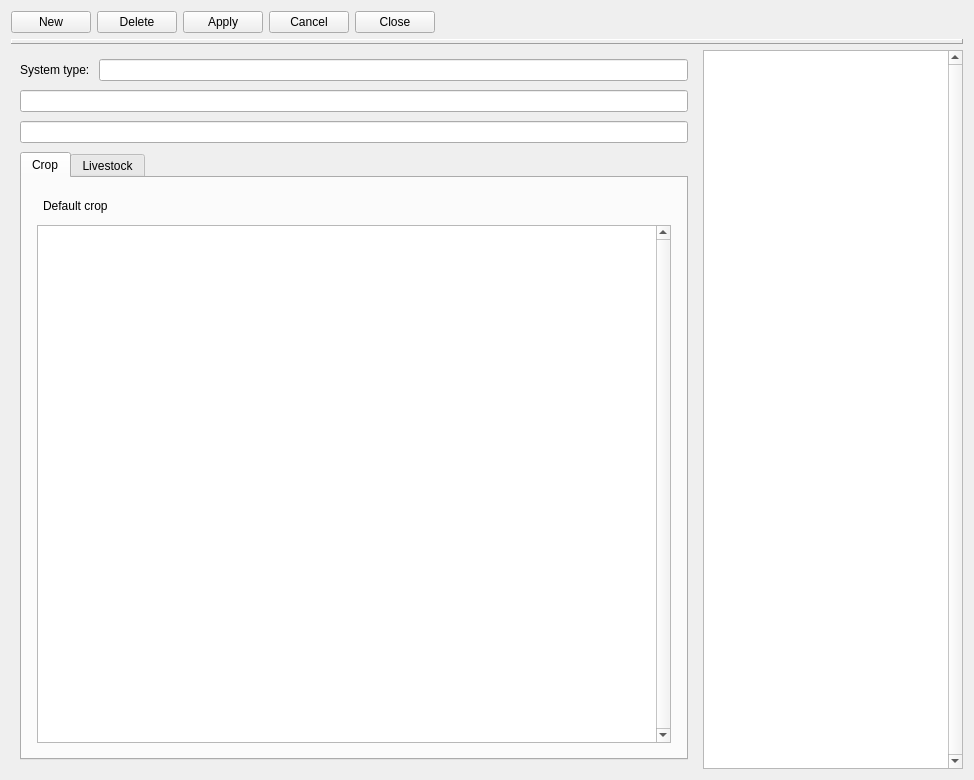
<?xml version="1.0" encoding="UTF-8"?>
<ui version="4.0">
 <class>systypes</class>
 <widget class="impgenmaint" name="systypes">
  <property name="geometry">
   <rect>
    <x>0</x>
    <y>0</y>
    <width>974</width>
    <height>780</height>
   </rect>
  </property>
  <property name="toolTip">
   <string/>
  </property>
  <property name="TableName">
   <string>systype</string>
  </property>
  <property name="KeyField">
   <string>SYST_COD</string>
  </property>
  <property name="DisplayColumn">
   <string>SYST_DES</string>
  </property>
  <property name="DisplayColumnDescription">
   <string>System Type</string>
  </property>
  <layout class="QVBoxLayout" name="verticalLayout_4">
   <item>
    <layout class="QHBoxLayout" name="horizontalLayout">
     <item>
      <widget class="QPushButton" name="BitBtn3">
       <property name="enabled">
        <bool>true</bool>
       </property>
       <property name="toolTip">
        <string/>
       </property>
       <property name="text">
        <string>New</string>
       </property>
       <property name="icon">
        <iconset resource="../images/images.qrc">
         <normaloff>:/images/new3.png</normaloff>:/images/new3.png</iconset>
       </property>
       <property name="flat">
        <bool>false</bool>
       </property>
      </widget>
     </item>
     <item>
      <widget class="QPushButton" name="BitBtn4">
       <property name="enabled">
        <bool>true</bool>
       </property>
       <property name="toolTip">
        <string/>
       </property>
       <property name="text">
        <string>Delete</string>
       </property>
       <property name="icon">
        <iconset resource="../images/images.qrc">
         <normaloff>:/images/delete3.png</normaloff>:/images/delete3.png</iconset>
       </property>
       <property name="flat">
        <bool>false</bool>
       </property>
      </widget>
     </item>
     <item>
      <widget class="QPushButton" name="BitBtn1">
       <property name="enabled">
        <bool>true</bool>
       </property>
       <property name="toolTip">
        <string/>
       </property>
       <property name="text">
        <string>Apply</string>
       </property>
       <property name="icon">
        <iconset resource="../images/images.qrc">
         <normaloff>:/images2/new/apply.png</normaloff>:/images2/new/apply.png</iconset>
       </property>
       <property name="flat">
        <bool>false</bool>
       </property>
      </widget>
     </item>
     <item>
      <widget class="QPushButton" name="BitBtn2">
       <property name="enabled">
        <bool>true</bool>
       </property>
       <property name="toolTip">
        <string/>
       </property>
       <property name="text">
        <string>Cancel</string>
       </property>
       <property name="icon">
        <iconset resource="../images/images.qrc">
         <normaloff>:/images2/new/cancel.png</normaloff>:/images2/new/cancel.png</iconset>
       </property>
       <property name="flat">
        <bool>false</bool>
       </property>
      </widget>
     </item>
     <item>
      <widget class="QPushButton" name="BitBtn11">
       <property name="enabled">
        <bool>true</bool>
       </property>
       <property name="toolTip">
        <string/>
       </property>
       <property name="text">
        <string>Close</string>
       </property>
       <property name="icon">
        <iconset resource="../images/images.qrc">
         <normaloff>:/images2/new/closeform.png</normaloff>:/images2/new/closeform.png</iconset>
       </property>
       <property name="flat">
        <bool>false</bool>
       </property>
      </widget>
     </item>
     <item>
      <spacer name="horizontalSpacer">
       <property name="orientation">
        <enum>Qt::Horizontal</enum>
       </property>
       <property name="sizeHint" stdset="0">
        <size>
         <width>40</width>
         <height>20</height>
        </size>
       </property>
      </spacer>
     </item>
    </layout>
   </item>
   <item>
    <widget class="QLabel" name="Panel2">
     <property name="enabled">
      <bool>true</bool>
     </property>
     <property name="minimumSize">
      <size>
       <width>0</width>
       <height>5</height>
      </size>
     </property>
     <property name="maximumSize">
      <size>
       <width>16777215</width>
       <height>5</height>
      </size>
     </property>
     <property name="toolTip">
      <string/>
     </property>
     <property name="layoutDirection">
      <enum>Qt::LeftToRight</enum>
     </property>
     <property name="frameShape">
      <enum>QFrame::Panel</enum>
     </property>
     <property name="frameShadow">
      <enum>QFrame::Raised</enum>
     </property>
     <property name="text">
      <string/>
     </property>
     <property name="alignment">
      <set>Qt::AlignCenter</set>
     </property>
    </widget>
   </item>
   <item>
    <layout class="QHBoxLayout" name="horizontalLayout_8">
     <item>
      <layout class="QVBoxLayout" name="verticalLayout_3">
       <property name="spacing">
        <number>9</number>
       </property>
       <property name="margin">
        <number>9</number>
       </property>
       <item>
        <layout class="QHBoxLayout" name="horizontalLayout_7">
         <item>
          <widget class="QLabel" name="Label2">
           <property name="enabled">
            <bool>true</bool>
           </property>
           <property name="toolTip">
            <string/>
           </property>
           <property name="text">
            <string>System type:</string>
           </property>
          </widget>
         </item>
         <item>
          <widget class="IMPEdit" name="Edit1">
           <property name="enabled">
            <bool>true</bool>
           </property>
           <property name="toolTip">
            <string/>
           </property>
           <property name="text">
            <string/>
           </property>
           <property name="TableName">
            <string>systype</string>
           </property>
           <property name="FieldName">
            <string>SYST_DES</string>
           </property>
          </widget>
         </item>
        </layout>
       </item>
       <item>
        <widget class="IMPEdit" name="txtcrop">
         <property name="TableName">
          <string>systype</string>
         </property>
         <property name="FieldName">
          <string>crop_cod</string>
         </property>
        </widget>
       </item>
       <item>
        <widget class="IMPEdit" name="txtlive">
         <property name="TableName">
          <string>systype</string>
         </property>
         <property name="FieldName">
          <string>live_cod</string>
         </property>
        </widget>
       </item>
       <item>
        <widget class="QTabWidget" name="tabWidget">
         <property name="currentIndex">
          <number>0</number>
         </property>
         <widget class="QWidget" name="tab">
          <attribute name="title">
           <string>Crop</string>
          </attribute>
          <layout class="QVBoxLayout" name="verticalLayout_5">
           <item>
            <layout class="QVBoxLayout" name="verticalLayout">
             <property name="margin">
              <number>6</number>
             </property>
             <item>
              <layout class="QHBoxLayout" name="horizontalLayout_2">
               <property name="margin">
                <number>6</number>
               </property>
               <item>
                <widget class="QLabel" name="Label4">
                 <property name="enabled">
                  <bool>true</bool>
                 </property>
                 <property name="toolTip">
                  <string/>
                 </property>
                 <property name="text">
                  <string>Default crop</string>
                 </property>
                </widget>
               </item>
              </layout>
             </item>
             <item>
              <widget class="QTableView" name="ListView3">
               <property name="enabled">
                <bool>true</bool>
               </property>
               <property name="toolTip">
                <string/>
               </property>
               <property name="verticalScrollBarPolicy">
                <enum>Qt::ScrollBarAlwaysOn</enum>
               </property>
              </widget>
             </item>
            </layout>
           </item>
          </layout>
         </widget>
         <widget class="QWidget" name="tab_2">
          <attribute name="title">
           <string>Livestock</string>
          </attribute>
          <layout class="QVBoxLayout" name="verticalLayout_6">
           <item>
            <layout class="QVBoxLayout" name="verticalLayout_2">
             <property name="margin">
              <number>6</number>
             </property>
             <item>
              <layout class="QHBoxLayout" name="horizontalLayout_5">
               <property name="margin">
                <number>6</number>
               </property>
               <item>
                <widget class="QLabel" name="Label3">
                 <property name="enabled">
                  <bool>true</bool>
                 </property>
                 <property name="toolTip">
                  <string/>
                 </property>
                 <property name="text">
                  <string>Default livestock</string>
                 </property>
                </widget>
               </item>
              </layout>
             </item>
             <item>
              <widget class="QTableView" name="ListView2">
               <property name="enabled">
                <bool>true</bool>
               </property>
               <property name="toolTip">
                <string/>
               </property>
               <property name="verticalScrollBarPolicy">
                <enum>Qt::ScrollBarAlwaysOn</enum>
               </property>
              </widget>
             </item>
            </layout>
           </item>
          </layout>
         </widget>
        </widget>
       </item>
      </layout>
     </item>
     <item>
      <widget class="QTableView" name="ListView1">
       <property name="enabled">
        <bool>true</bool>
       </property>
       <property name="minimumSize">
        <size>
         <width>260</width>
         <height>0</height>
        </size>
       </property>
       <property name="maximumSize">
        <size>
         <width>260</width>
         <height>16777215</height>
        </size>
       </property>
       <property name="toolTip">
        <string/>
       </property>
       <property name="verticalScrollBarPolicy">
        <enum>Qt::ScrollBarAlwaysOn</enum>
       </property>
      </widget>
     </item>
    </layout>
   </item>
  </layout>
  <action name="Undochangesincurrentitem1">
   <property name="text">
    <string>Undo changes in current item</string>
   </property>
  </action>
  <addaction name="Undochangesincurrentitem1"/>
 </widget>
 <customwidgets>
  <customwidget>
   <class>IMPEdit</class>
   <extends>QLineEdit</extends>
   <header>impedit.h</header>
  </customwidget>
  <customwidget>
   <class>impgenmaint</class>
   <extends>QWidget</extends>
   <header>impgenmaint.h</header>
   <container>1</container>
  </customwidget>
 </customwidgets>
 <resources>
  <include location="../images/images.qrc"/>
 </resources>
 <connections/>
</ui>
